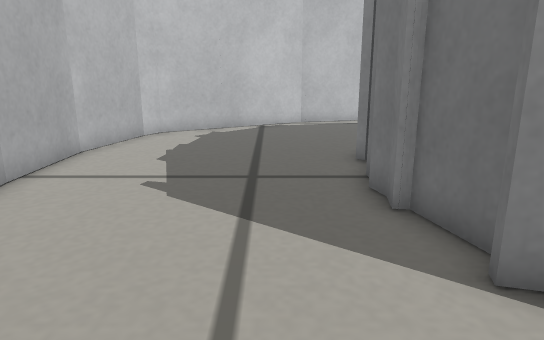
view 1 (above)

15 first-person views from a walk through a robot-simulator world made for Gazebo. The camera is 0.24 m above the floor, tilts 14° down and sees 70° across. The floor is counted in squares, 0.1 m on a side. Each view is taken from the middle of a square. On the plan, view 1 faces up. The plan holds only what a view shows up to about 20 squares ahead; the rest is blank.

view 2
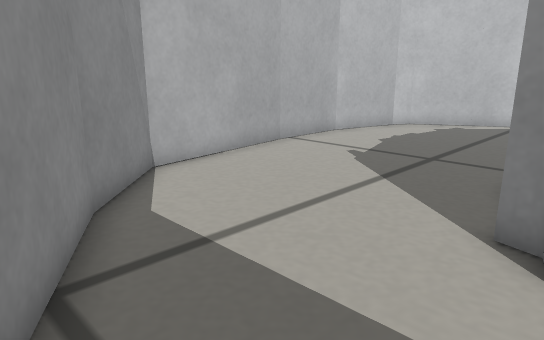

view 3
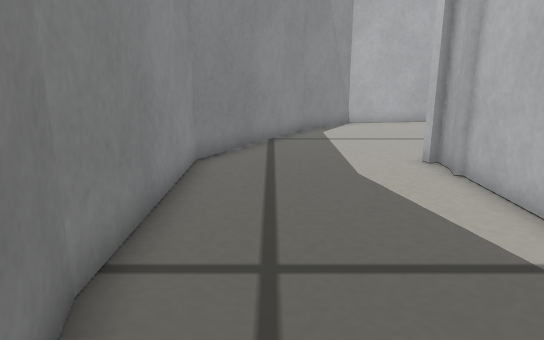

view 4
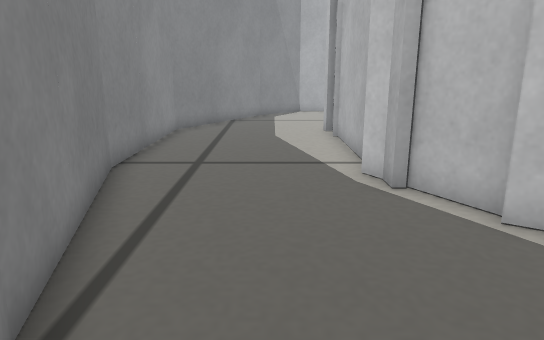

view 5
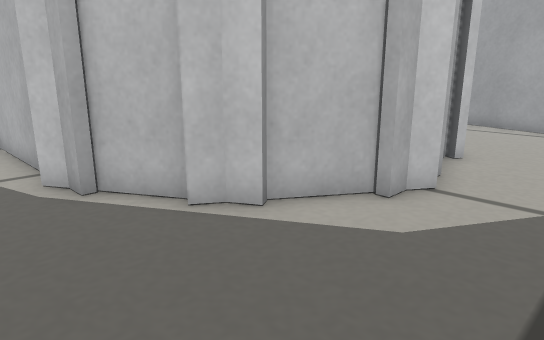

view 6
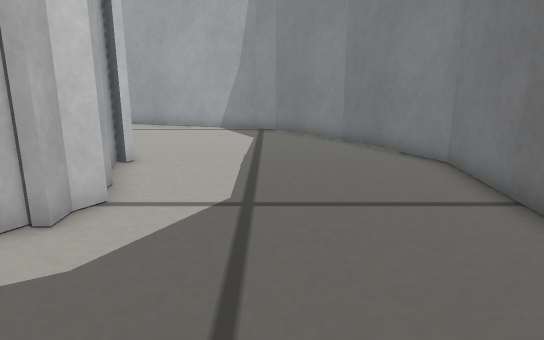

view 7
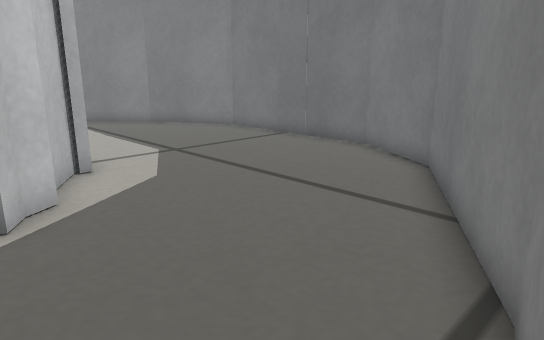

view 8
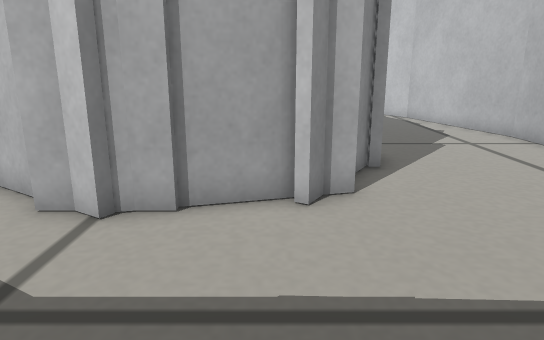

view 9
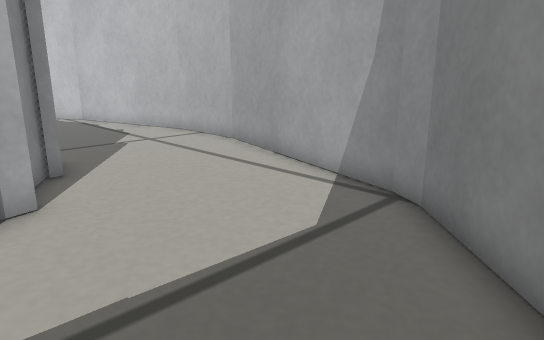

view 10
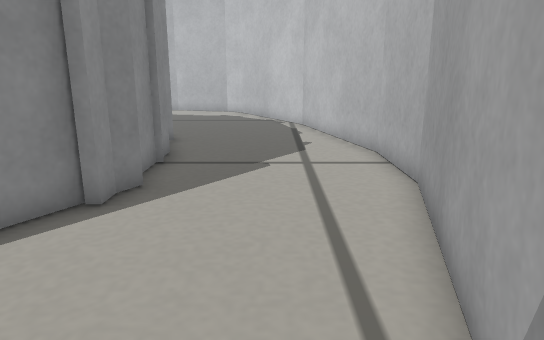

view 11
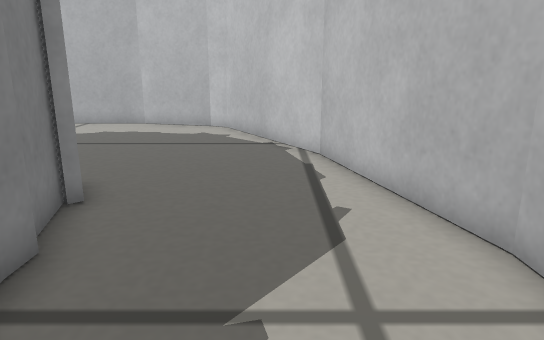

view 12
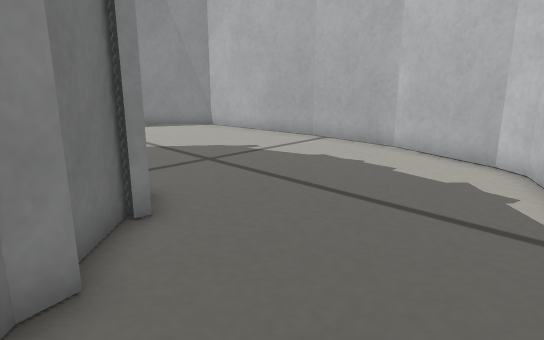

view 13
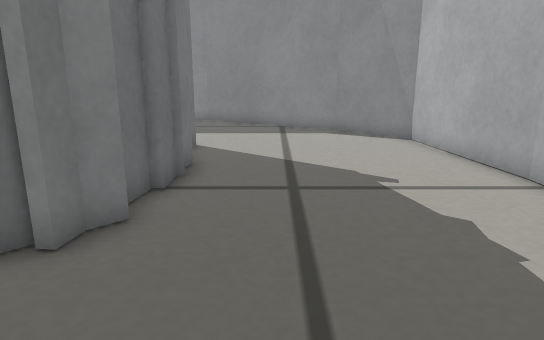

view 14
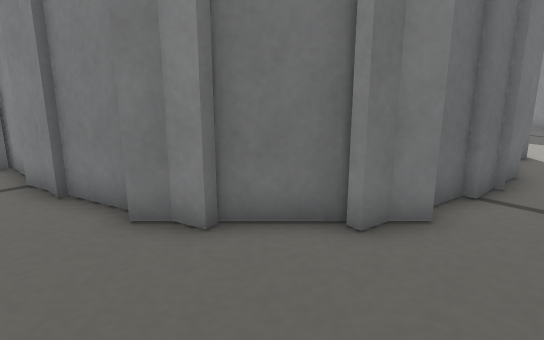

view 15
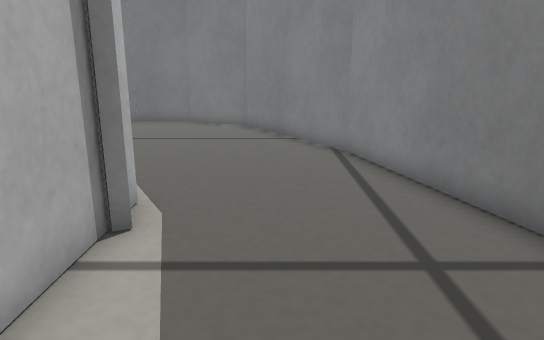

### Floor plan
Ten units are one square. View 1 is at (0, 0); x grows to the right and y downward. Boxes are objects, and circles mark ways between rooms. Rooms are numbered by the first view taken in them; rooms with no view inside come last. Other rooms are left out.
<svg viewBox="-65 -218 318 255">
<path fill="none" stroke="#000" d="M23 -108 29 -114 30 -121 33 -120M32 -117 49 -134M25 -90 27 -102M47 -137 54 -139 60 -144M23 -80 23 -91M60 -141 82 -146M81 -148 89 -148M88 -148 96 -150M30 -47 25 -66 22 -66 23 -74 21 -81M15 -195 -46 -160 -50 -152 -60 -117M-59 -119 -59 -83M95 -148 119 -148M26 -40 27 -44M-59 -84 -51 -27 -27 -3M118 -152 124 -148 132 -148M82 -213 14 -195M129 -146 143 -138M-28 -4 12 19M118 -213 81 -213M158 -202 115 -213M151 -58 144 -53 140 -46M162 -81 149 -60M137 -49 119 -39M165 -96 165 -93 169 -91 165 -85 165 -78M165 -104 165 -93M121 -36 113 -36 107 -32M108 -36 50 -36M157 -126 163 -102M169 14 230 -21 247 -52M154 -137 155 -130 162 -126M245 -51 248 -124 226 -163 201 -187M102 32 170 13M51 -33 42 -36M44 -36 35 -36M33 -38 26 -40M202 -187 193 -192M194 -192 158 -202M12 19 33 31 102 31"/>
<circle cx="14" cy="-10" r="3" fill="#2a7"/>
<circle cx="144" cy="-170" r="3" fill="#2a7"/>
<text x="20" y="-120">1</text>
<text x="160" y="-60">2</text>
</svg>
Room 1 opens to room 2.

Where each view was taken, in squares from view 1:
view 1: 0 up, 0 right, facing up
view 2: 2 down, 4 right, facing up-left
view 3: 1 down, 14 right, facing left
view 4: 1 up, 20 right, facing left
view 5: 1 up, 20 right, facing up-left
view 6: 2 up, 20 right, facing up
view 7: 2 down, 13 right, facing up-right
view 8: 12 up, 23 right, facing left
view 9: 12 up, 23 right, facing up-left
view 10: 18 up, 20 right, facing left
view 11: 18 up, 13 right, facing left
view 12: 18 up, 6 right, facing down-left
view 13: 17 up, 0 right, facing down
view 14: 17 up, 0 right, facing down-right
view 15: 1 up, 5 right, facing right
